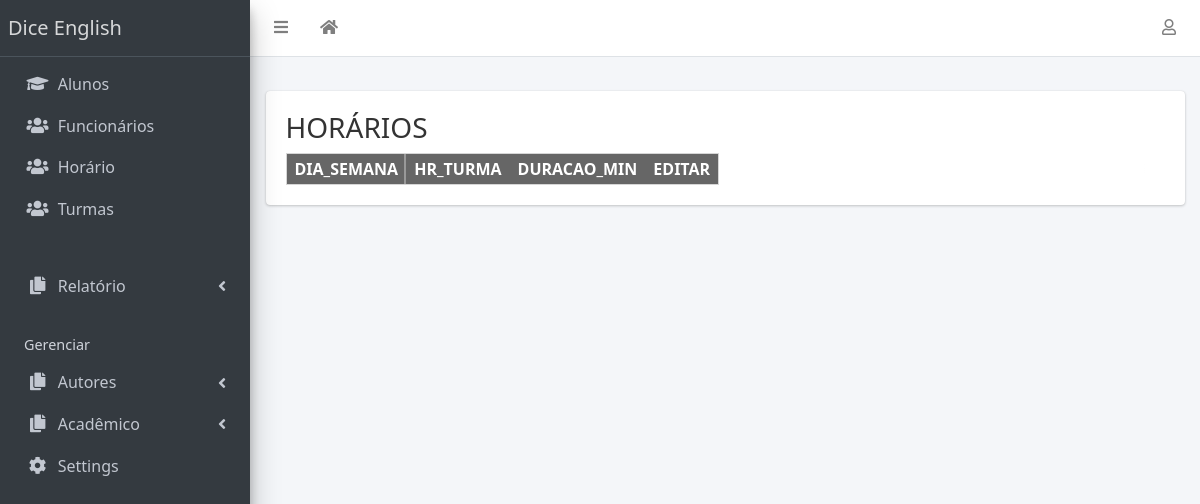
Before: /horarios (signed in) with the older database file.
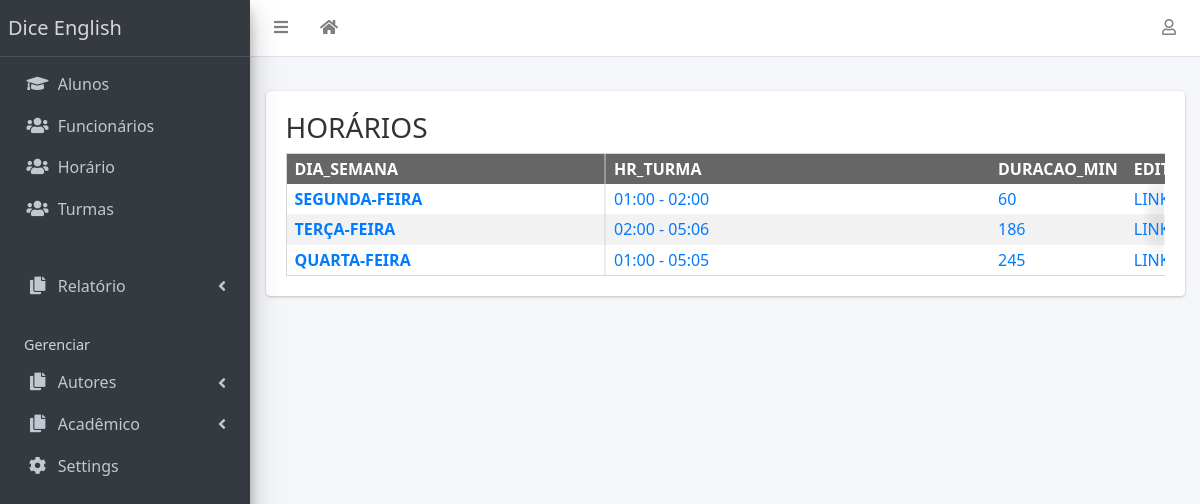
After: the same page with the newer database file.
### academico/models.py (models this page shows, shortened)
class Horario(models.Model):
    id = models.AutoField(primary_key=True,)
    dia_semana_choice = (
        ('segunda-feira', 'segunda-feira'),
        ('terça-feira', 'terça-feira'),
        ('quarta-feira', 'quartada-feira'),
        ('quinta-feira', 'quintaa-feira'),
        ('sexta-feira', 'sextaa-feira'),
        ('sábado-feira', 'sábadoda-feira'),
        ('domingo-feira', 'domingoa-feira'),
    )
    dia_semana = models.CharField(max_length=30, blank=True, null=True, default='', choices=dia_semana_choice)
    hora_ini_choice = (
        (f'{x}', f'{x}')
        for x in range(0, 24)
    )
    hora_fim_choice = (
        (f'{x}', f'{x}')
        for x in range(0, 24)
    )
    min_ini_choice = (
        (f'{x}', f'{x}')
        for x in range(0, 60)
    )
    min_fim_choice = (
        (f'{x}', f'{x}')
        for x in range(0, 60)
    )
    hora_inicio = models.CharField(max_length=2, blank=True, null=True, default='', choices=hora_ini_choice)
    min_inicio = models.CharField(max_length=2, blank=True, null=True, default='', choices=min_ini_choice)
    hora_fim = models.CharField(max_length=2, blank=True, null=True, default='', choices=hora_fim_choice)
    min_fim = models.CharField(max_length=2, blank=True, null=True, default='', choices=min_fim_choice)
    def view_hr_turma(self):
        return f'{str(self.hora_inicio).zfill(2)}:{str(self.min_inicio).zfill(2)} - ' \
               f'{str(self.hora_fim).zfill(2)}:{str(self.min_fim).zfill(2)}'.upper()
    def view_duracao_min(self):
        ini = datetime.datetime(
            datetime.datetime.now().year,
            datetime.datetime.now().month,
            datetime.datetime.now().day,
            00 if self.hora_inicio == None else int(self.hora_inicio.zfill(2)),
            00 if self.min_inicio == None else int(self.min_inicio.zfill(2)),
            00
        )
        fim = datetime.datetime(
            datetime.datetime.now().year,
            datetime.datetime.now().month,
            datetime.datetime.now().day,
            00 if self.hora_fim == None else int(self.hora_fim.zfill(2)),
            00 if self.min_fim == None else int(self.min_fim.zfill(2)),
            00
        )
        delta = int((fim - ini).total_seconds() / 60)
        return delta

### academico/views.py (the view)
# urls.py: path('horarios', views.Horario().list, name='horarios'),
    def list(elf, request):
        if not request.user.is_authenticated:
            response = not_auth(request)
            return response
        else:
            horario = models.Horario.objects.all()
            result = {
                'horarios': horario,
            }
            response = render(
                request=request,
                template_name='horarios.html',
                context=result,
            )
            return response

### templates/horarios.html (shortened to what this page needs)
{% extends 'base.html' %}
{% block main %}
<h3> HORÁRIOS </h3>
<div  role="region" aria-labelledby="HeadersCol" tabindex="0" class="rowheaders limit-table">
     <table style="text-transform:uppercase;" >
        <thead>
            <tr>
                <th scope="col">  dia_semana </th>
                <th scope="col">  hr_turma </th>
                <th scope="col">  duracao_min </th>
                <th scope="col">  editar </th>
            </tr>
        </thead>
        <tbody>
    {% for horario in horarios %}
        <tr>
            <th scope="row"> <a href="{% url 'horario-update-form' horario.id %}">  {{ horario.dia_semana }} </a> </th>
                <td> <a href="#">  {{ horario.view_hr_turma }} </a> </td>
                <td> <a href="#">  {{ horario.view_duracao_min}} </a> </td>
                <td> <a href="{% url 'horario-update' horario.id %}">  link </a> </td>
        </tr>
    {% endfor %}
    </table>
</div>
{% endblock %}

### templates/base.html (shortened to what this page needs)
{% load static %}
<!DOCTYPE html>
<html lang="en">
<head>
  <link rel="stylesheet" href="{% static 'plugins/fontawesome-free/css/all.min.css' %}">
  <link rel="stylesheet" href="{% static 'plugins/toastr/toastr.min.css' %}">
  <link rel="stylesheet"
    href="{% static 'plugins/overlayScrollbars/css/OverlayScrollbars.min.css' %}">
  <link rel="stylesheet" href="{% static 'plugins/Datatables/datatables.min.css' %}" />
  <link rel="stylesheet" href="{% static 'dist/css/adminlte.min.css' %}">
    <link href=
"http://ajax.googleapis.com/ajax/libs/jqueryui/1.8.16/themes/ui-lightness/jquery-ui.css"
        rel="stylesheet" type="text/css" />
</head>
<body
  class="hold-transition sidebar-mini layout-fixed layout-navbar-fixed layout-footer-fixed">
  <div class="wrapper">
    <nav class="main-header navbar navbar-expand navbar-white navbar-light">
      <ul class="navbar-nav">
        <li class="nav-item">
          <a class="nav-link" data-widget="pushmenu" href="#" role="button"><i
              class="fas fa-bars"></i></a>
        </li>
        <li class="nav-item d-none d-sm-inline-block">
          <a href="{% url 'home' %} " class="nav-link"><i class="fa fa-home"></i></a>
        </li>
      </ul>
      <ul class="navbar-nav ml-auto">
        <li class="nav-item dropdown">
          <a class="nav-link" data-toggle="dropdown" href="#">
            <i class="far fa-user"></i>
          </a>
        </li>
      </ul>
    </nav>
    <aside class="main-sidebar sidebar-dark-primary elevation-4">
      <a href="{% url 'home' %}" class="brand-link">{{ school_name | default:"Dice English" }}</a>
      <div class="sidebar">
        <nav class="mt-2">
          <ul class="nav nav-pills nav-sidebar flex-column"
            data-widget="treeview" role="menu" data-accordion="false">
            <li class="nav-item">
              <a href="{% url 'alunos' %}" class="nav-link">
                <i class="nav-icon fas fa-graduation-cap"></i>
                <p>
                  Alunos
                </p>
              </a>
            </li>
            <li class="nav-item">
              <a href="{% url 'funcionarios' %}" class="nav-link">
                <i class="nav-icon fas fa-users"></i>
                <p>
                  Funcionários
                </p>
              </a>
            </li>
            <li class="nav-item">
              <a href="{% url 'horarios' %}" class="nav-link">
                <i class="nav-icon fas fa-users"></i>
                <p>
                  Horário
                </p>
              </a>
            </li>
            <li class="nav-item">
              <a href="{% url 'turmas' %}" class="nav-link">
                <i class="nav-icon fas fa-users"></i>
                <p>
                  Turmas
                </p>
              </a>
            </li>
            <li class="nav-header"></li>
            <li class="nav-item has-treeview">
              <a href="#" class="nav-link">
                <i class="nav-icon fas fa-copy"></i>
                <p>
                  Relatório
                  <i class="fas fa-angle-left right"></i>
                </p>
              </a>
            </li>
            <li class="nav-header">Gerenciar</li>
            <li class="nav-item has-treeview">
              <a href="#" class="nav-link">
                <i class="nav-icon fas fa-copy"></i>
                <p>
                  Autores
                  <i class="fas fa-angle-left right"></i>
                </p>
              </a>
            </li>
            <li class="nav-item has-treeview">
              <a href="#" class="nav-link">
                <i class="nav-icon fas fa-copy"></i>
                <p>
                  Acadêmico
                  <i class="fas fa-angle-left right"></i>
                </p>
              </a>
            </li>
            <li class="nav-item">
              <a href="{% url 'home' %}" class="nav-link">
                <i class="nav-icon fas fa-cog"></i>
                <p>
                  Settings
                </p>
              </a>
            </li>
          </ul>
        </nav>
      </div>
    </aside>
    <div class="content-wrapper">
      <section class="content-header">
      </section>
      <section class="content">
        <div class="container-fluid">
          <div class="row">
            <div class="col-md-12">
              {% block fullcard %}
              <div class="card">
                <div class="card-body">
                  <div class="row">
                    <div class="col">
                      {% block main %}
                      {% endblock main %}
                    </div>
                  </div>
                </div>
              </div>
              {% endblock fullcard %}
            </div>
          </div>
        </div>
      </section>
    </div>
  </div>
</body>
</html>

### templates/base.html (style rules this page uses)
body { font-family: "Segoe UI", -apple-system, BlinkMacSystemFont, Roboto, Oxygen-Sans, Ubuntu, Cantarell, "Helvetica Neue", sans-serif; line-height: 1.4; color: #333; background-color: #fff; padding: 0 ; #5vw }
table { margin: 1em 0; border-collapse: collapse; border: 0.1em solid #d6d6d6; }
th, td { padding: 0.25em 0.5em 0.25em 1em; vertical-align: text-top; text-align: left; text-indent: -0.5em; white-space: nowrap; }
th { vertical-align: bottom; background-color: #666; color: #fff; #2 white-space: nowrap; }
tr:nth-child(even) th[scope=row] { background-color: #f2f2f2; }
tr:nth-child(odd) th[scope=row] { background-color: #fff; }
tr:nth-child(even) { background-color: rgba(0, 0, 0, 0.05); }
tr:nth-child(odd) { background-color: rgba(255, 255, 255, 0.05); }
.rowheaders td:nth-of-type(1) { #font-style: italic; }
.rowheaders th:nth-of-type(3), .rowheaders td:nth-of-type(2) { text-align: left; }
th { position: -webkit-sticky; position: sticky; top: 0; z-index: 2; white-space: nowrap; }
th[scope=row] { position: -webkit-sticky; position: sticky; left: 0; z-index: 1; }
th[scope=row] { vertical-align: top; color: inherit; background-color: inherit; background: linear-gradient(90deg, transparent 0%, transparent calc(100% - .05em), #d6d6d6 calc(100% - .05em), #d6d6d6 100%); }
th:not([scope=row]):first-child { left: 0; z-index: 3; background: linear-gradient(90deg, #666 0%, #666 calc(100% - .05em), #ccc calc(100% - .05em), #ccc 100%); }
div[tabindex="0"][aria-labelledby][role="region"] { overflow: auto; }
div[tabindex="0"][aria-labelledby][role="region"] table { margin: 0; }
div[tabindex="0"][aria-labelledby][role="region"].rowheaders { background: linear-gradient(to right, transparent 30%, rgba(255,255,255,0)), linear-gradient(to right, rgba(255,255,255,0), white 70%) 0 100%, radial-gradient(farthest-side at 0% 50%, rgba(0,0,0,0.2), rgba(0,0,0,0)), radial-gradient(farthest-side at 100% 50%, rgba(0,0,0,0.2), rgba(0,0,0,0)) 0 100%; background-repeat: no-repeat; background-color: #fff; background-size: 4em 100%, 4em 100%, 1.4em 100%, 1.4em 100%; background-position: 0 0, 100%, 0 0, 100%; background-attachment: local, local, scroll, scroll; }
th[scope=row] { min-width: 40vw; }
@media all and (min-width: 30em) { th[scope=row] { min-width: 20em; } }
th[scope=row] + td { min-width: 24em; }
.limit-table { max-height: 500px; }

Changed rows visible on the page:
added Horario: dia_semana "SEGUNDA-FEIRA", view_hr_turma "01:00 - 02:00", view_duracao_min "60"
added Horario: dia_semana "TERÇA-FEIRA", view_hr_turma "02:00 - 05:06", view_duracao_min "186"
added Horario: dia_semana "QUARTA-FEIRA", view_hr_turma "01:00 - 05:05", view_duracao_min "245"
